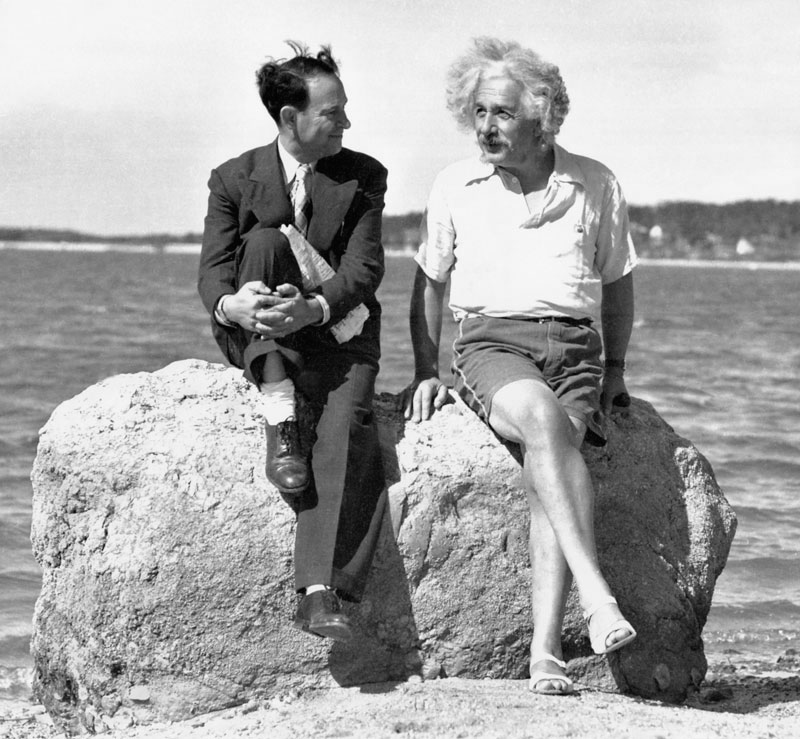
#> input picture Day03_July13/einstein_gray.png, 800 x 739 px
$ jupyter execute dynamic_programming_students.ipynb   (shell and % lines are left out)
#> lines starting #> are read from the running program, lines starting #| are printed output that depends on the picture
[cell 1]
import numpy as np
import matplotlib.pyplot as plt
from skimage import io as skio

[cell 2]
g = skio.imread('einstein_gray.png')/255
#> g: shape (739, 800) float64; min 0, max 1, mean 0.649
g = g[100,:].ravel()
#> g = 800 values, max 0.98 at index 258, min 0.0118 at index 266, mean 0.819
N = len(g)
#> N = 800
print(N)
#| 800

# generate noisy signal
f = g + np.random.randn(N) * 0.05
#> f = 800 values, max 1.07 at index 734, min -0.119 at index 271, mean 0.815

plt.close(1)
plt.figure(1, figsize=(20,10))
plt.plot(f, linewidth=0.5, color="black")
plt.plot(g, linewidth=4.0, color="red")
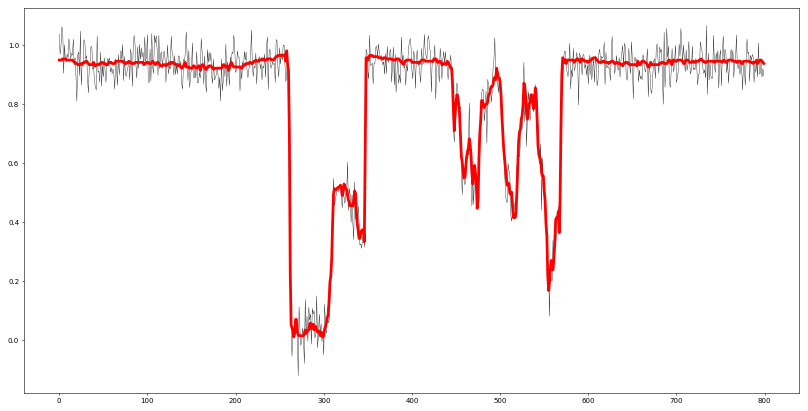
#> figure drawn by matplotlib, 1 panel; curve peaks at x = 734, y = 1.07; curve peaks at x = 258, y = 0.98

[cell 3]
# number of labels
L = 1000

# labels
labels = np.linspace(0, 1, L)

# regularization strength
lamb = 0.1

# denoised signal
u = np.zeros(N)
#> u = 800 values from 0 to 0

# unaries
theta_i = (labels[np.newaxis, :] - f[:, np.newaxis]) ** 2 / 2.0
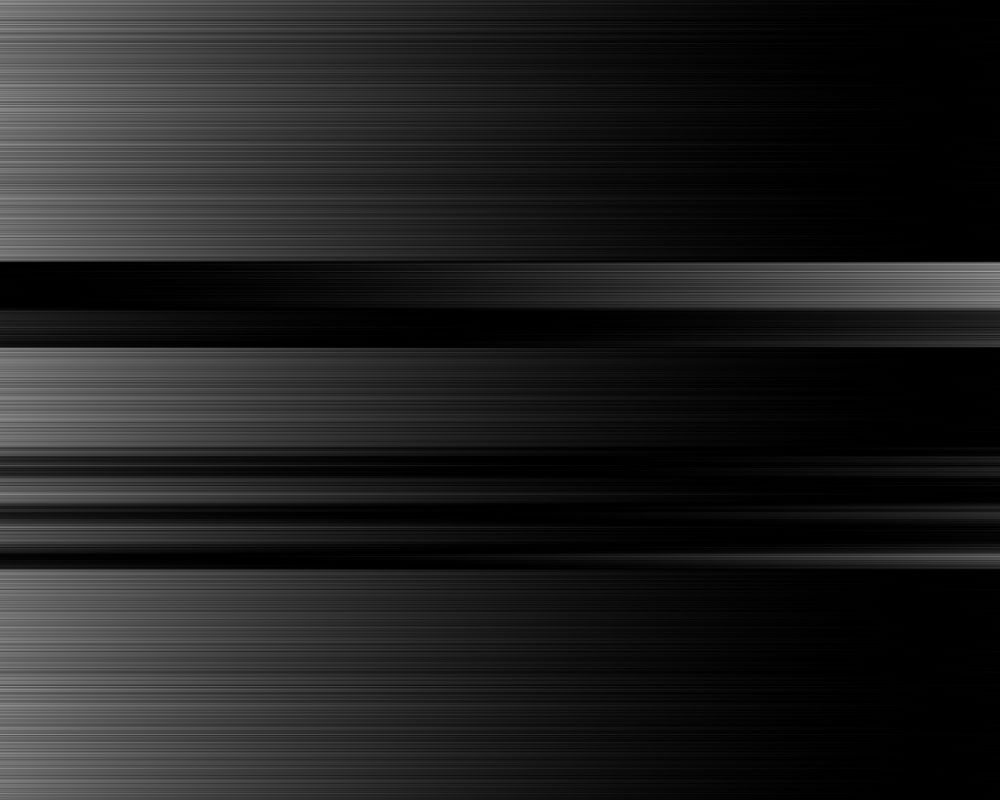
#> theta_i: shape (800, 1000) float64; min 4.82e-15, max 0.626, mean 0.124

# pairwise are absolute differences !
theta_ij = lamb * np.abs(labels[np.newaxis, :] - labels[:, np.newaxis])


# ...

plt.close(2)
plt.figure(2, figsize=(20,10))
plt.plot(f, linewidth=0.5, color="black")
plt.plot(u / (L - 1), linewidth=4.0, color="blue")
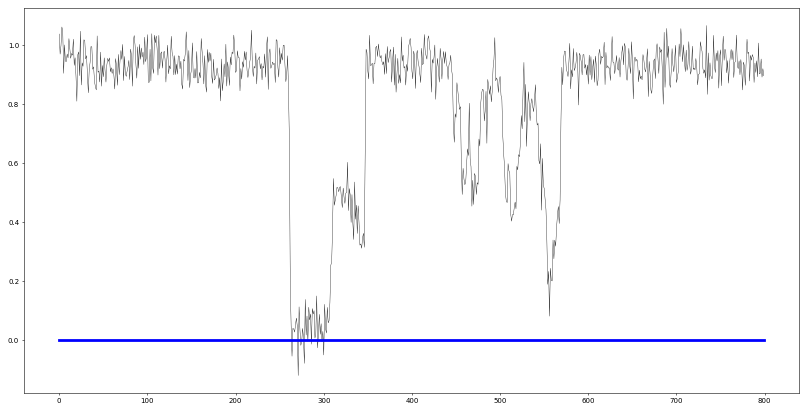
#> figure drawn by matplotlib, 1 panel; curve peaks at x = 734, y = 1.07
